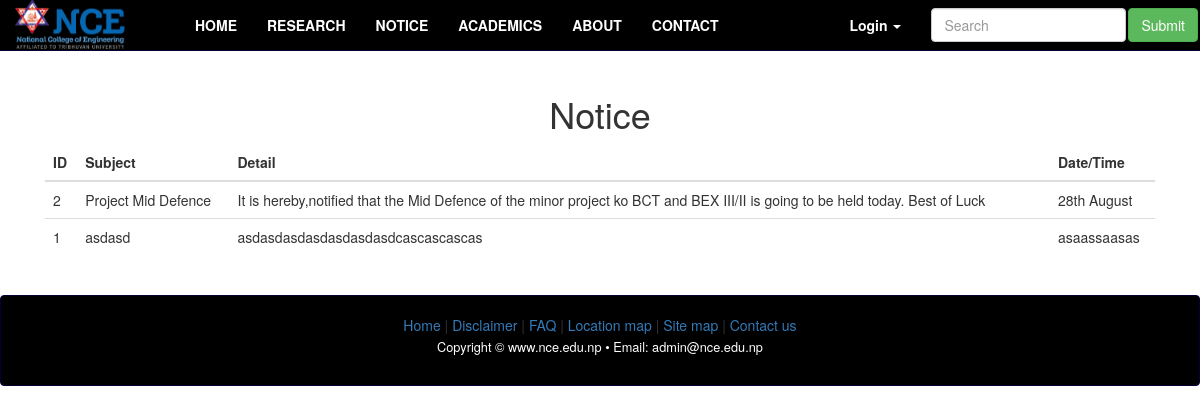
Page /notice.php on the committed database.
### tables this page shows
CREATE TABLE IF NOT EXISTS `notice` (
  `id` int(11) NOT NULL,
  `subject` varchar(50) NOT NULL,
  `detail` varchar(500) NOT NULL,
  `datetime` varchar(50) NOT NULL
);

### notice.php (the view, shortened to what this page needs)
<?php include('header.php'); ?>
<body bgcolor="#3399cc">
<center><h1>Notice</h1></center>
<?php
$query = "SELECT* FROM notice ORDER BY id DESC";
$result = mysql_query($query);
?>
<div class="container">
<div class="row-fluid">
<div class="col-md-12">
	<div class="table-responsive" >
		<table class="table table-hover">
			<thead>
				<tr>
					<th>ID</th>
					<th>Subject</th>
					<th>Detail</th>
					<th>Date/Time</th>
				</tr>
			</thead>
		<tbody>
			<?php while($rows=mysql_fetch_array($result)){ ?>
			<tr>
				<td ><?php echo $rows['id']; ?></td>
				<td><?php echo $rows['subject']; ?></td>
				<td><?php echo $rows['detail']; ?></td>
				<td><?php echo $rows['datetime']; ?></td>
			</tr>
			<?php
			}
			mysql_close(); ?>
		</tbody>
	</table>
	</div>
	</div>
	</div>
	</div>
<br/>
<div class="row-fluid">
<?php include('footer.php'); ?>
</body>

### css/mystyles.css (style rules this page uses)
html, body { height: 100%; padding-top: 40px; }
#login { margin-top: -6px; }
body { background: -moz-linear-gradient(center top , #FFFFFF, #82A3E6) repeat fixed 0 0 rgba(0, 0, 0, 0); }

### rows in the picture
notice: id "2", subject "Project Mid Defence", detail "It is hereby,notified that the Mid Defence of the minor project ko BCT and BEX III/II is going to be held today. Best of Luck", datetime "28th August"
notice: id "1", subject "asdasd", detail "asdasdasdasdasdasdasdcascascascas", datetime "asaassaasas"
